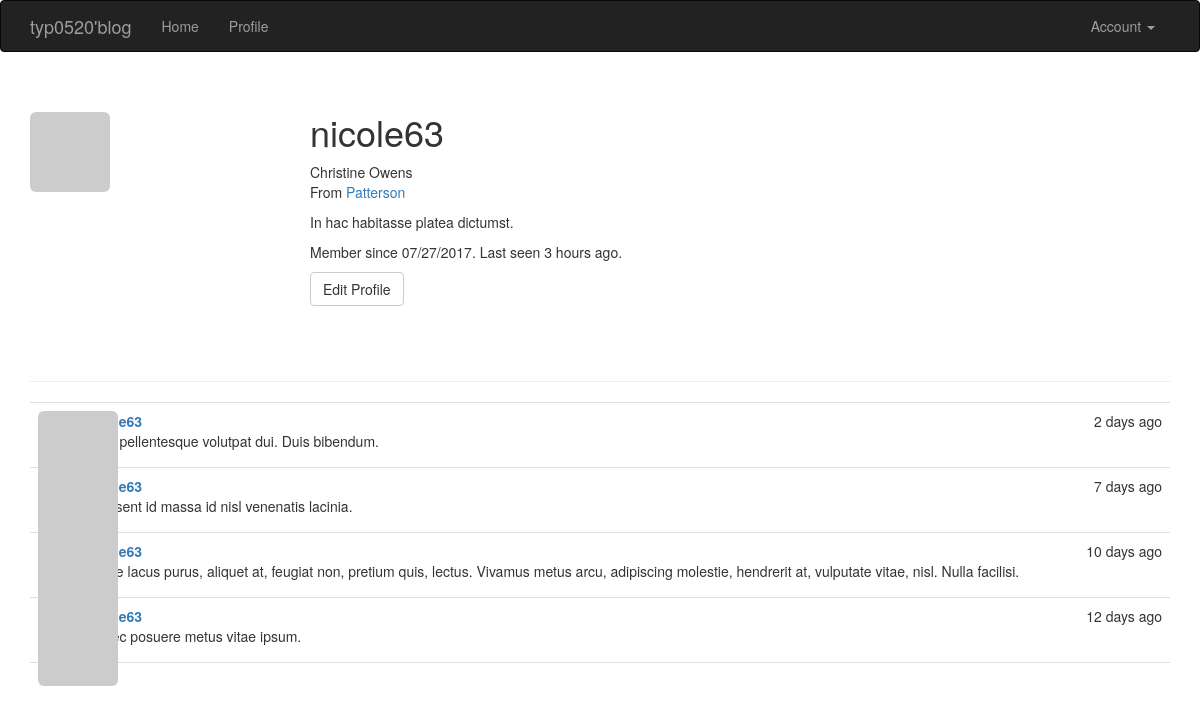
Screenshot of /user/nicole63 (signed in) with the database file from the repository.
### app/models.py (models this page shows, shortened)
class User(UserMixin, db.Model):
    __tablename__ = 'users'
    id = db.Column(db.Integer, primary_key=True)
    email = db.Column(db.String(64), unique=True, index=True)
    username = db.Column(db.String(64), unique=True, index=True)
    password_hash = db.Column(db.String(128))
    role_id = db.Column(db.Integer, db.ForeignKey('roles.id'))
    confirmed = db.Column(db.Boolean, default=False)
    name = db.Column(db.String(64))
    location = db.Column(db.String(64))
    about_me = db.Column(db.Text())
    member_since = db.Column(db.DateTime(), default=datetime.utcnow)
    last_seen = db.Column(db.DateTime(), default=datetime.utcnow)
    posts = db.relationship('Post', backref='author' ,lazy='dynamic')
    @property
    def password(self):
        raise AttributeError('password is not a readable attribute')
    def can(self, permissions):
        return self.role is not None and (self.role.permissions & permissions) == permissions
    def is_administrator(self):
        return self.can(Permission.ADMINISTER)
    def gravatar(self, size=100, default='idention', rating='g'):
        url = 'http://www.gravatar.com/avatar'
        hash = hashlib.md5(self.email.encode('utf-8')).hexdigest()
        img = '{url}/{hash}?s={size}&r={rating}'.format(url=url, hash=hash, size=size, default=default, rating=rating)
        return img

class Post(db.Model):
    __tablename__ = 'posts'
    id = db.Column(db.Integer, primary_key=True)
    body = db.Column(db.Text)
    timestamp = db.Column(db.DateTime, index=True, default=datetime.utcnow)
    author_id = db.Column(db.Integer, db.ForeignKey('users.id'))

### app/main/views.py (the view)
@main.route('/user/<username>')
def user(username):
    user = User.query.filter_by(username=username).first()
    if user is None:
        abort(404)
    posts = user.posts.order_by(Post.timestamp.desc()).all()
    return render_template('user.html', user=user, posts=posts)

### app/auth/views.py (called while the page is built)
@auth.before_app_request
def before_request():
    if current_user.is_authenticated:
        if not current_user.confirmed \
            and request.endpoint \
            and request.endpoint[:5] != 'auth.' \
            and request.endpoint != 'static':
            return redirect(url_for('auth.unconfirmed'))

### app/main/__init__.py (called while the page is built)
@main.app_context_processor
def inject_permissions():
    return dict(Permission=Permission)

### app/models.py (called while the page is built)
@login_manager.user_loader
def load_user(user_id):
    return User.query.get(int(user_id))

### app/templates/user.html (shortened to what this page needs)
{% extends "base.html" %}
{% block page_content %}
<div class="page-header">
    <img class="img-rounded profile-thumbnail" src="{{ user.gravatar(size=256) }}">
    <div class="profile-header">
        <h1>{{ user.username }}</h1>
        {% if user.name or user.location %}
        <p>
            {% if user.name %}{{ user.name }}<br>{% endif %}
            {% if user.location %}
                From <a href="http://maps.google.com/?q={{ user.location }}">{{ user.location }}</a><br>
            {% endif %}
        </p>
        {% endif %}
        {% if user.about_me %}<p>{{ user.about_me }}</p>{% endif %}
        <p>Member since {{ moment(user.member_since).format('L') }}. Last seen {{ moment(user.last_seen).fromNow() }}.</p>
        <p>
            {% if user == current_user %}
            <a class="btn btn-default" href="{{ url_for('.edit_profile') }}">Edit Profile</a>
            {% endif %}
        </p>
    </div>
</div>
    {% include('_posts.html') %}
{% endblock %}

### app/templates/_posts.html
<ul class="posts">
    {% for post in posts %}
    <li class="post">
        <div class="post-thumbnail">
            <a href="{{ url_for('.user', username=post.author.username) }}">
                <img class="img-rounded profile-thumbnail" src="{{ post.author.gravatar(size=40) }}">
            </a>
        </div>
        <div class="post-content">
            <div class="post-date">{{ moment(post.timestamp).fromNow() }}</div>
            <div class="post-author"><a href="{{ url_for('.user', username=post.author.username) }}">{{ post.author.username }}</a></div>
            <div class="post-body">{{ post.body }}</div>
        </div>
    </li>
    {% endfor %}
</ul>

### app/static/styles.css (style rules this page uses)
.profile-thumbnail { position: absolute; }
.profile-header { min-height: 260px; margin-left: 280px; }
ul.posts { list-style-type: none; padding: 0px; margin: 16px 0px 0px 0px; border-top: 1px solid #e0e0e0; }
ul.posts li.post { padding: 8px; border-bottom: 1px solid #e0e0e0; }
div.post-date { float: right; }
div.post-author { font-weight: bold; }
div.post-thumbnail { position: absolute; }
div.post-content { margin-left: 48px; min-height: 48px; }

### rows the page displays
User: username "nicole63", name "Christine Owens", location "Patterson", about_me "In hac habitasse platea dictumst.", member_since "07/27/2017", last_seen "3 hours ago"
Post: timestamp "2 days ago", body "Cras pellentesque volutpat dui. Duis bibendum."
Post: timestamp "7 days ago", body "Praesent id massa id nisl venenatis lacinia."
Post: timestamp "10 days ago", body "Fusce lacus purus, aliquet at, feugiat non, pretium quis, lectus. Vivamus metus arcu, adipiscing molestie, hendrerit at, vulputate vitae, nisl. Nulla facilisi."
Post: timestamp "12 days ago", body "Donec posuere metus vitae ipsum."
